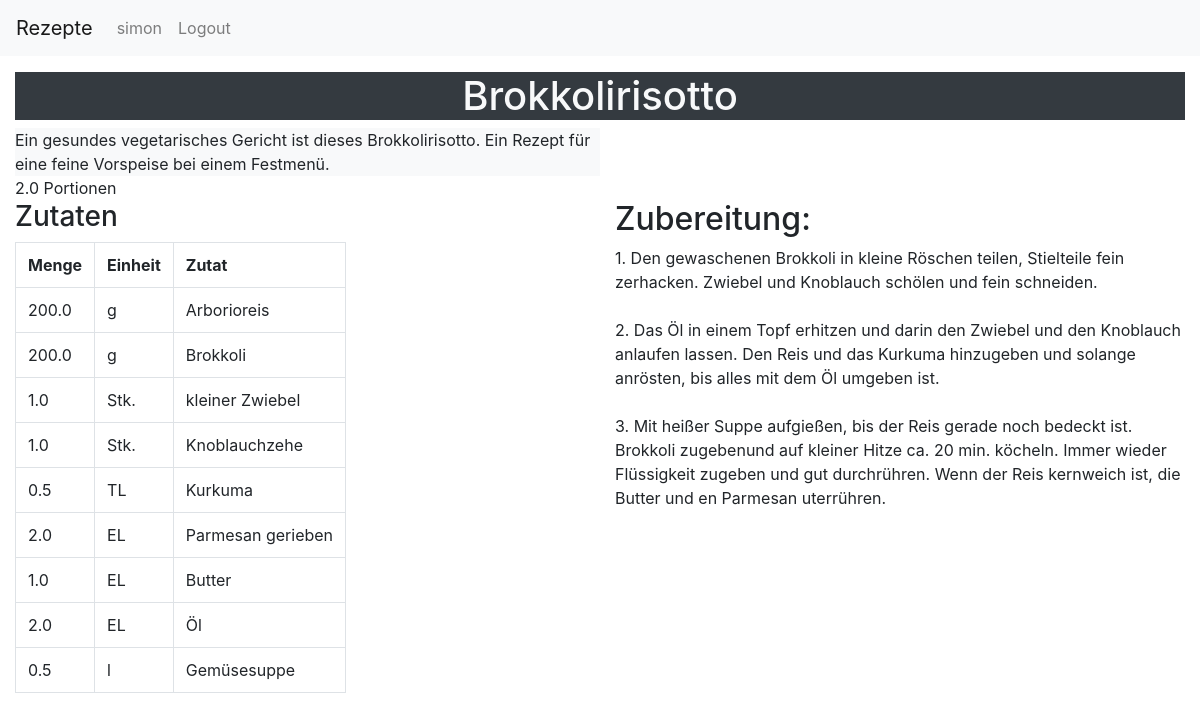
Screenshot of /u/2/r/3/ (signed in) with the database file from the repository.
### recipe/models.py (models this page shows, shortened)
class Recipe(models.Model):
    author = models.ForeignKey(settings.AUTH_USER_MODEL, on_delete=models.CASCADE, null=True)
    title = models.CharField(max_length=200, default='Title')
    recipe_text = models.TextField()
    description = models.TextField(default='')
    portions = models.FloatField(default=1)

class IngredientList(models.Model):
    recipe = models.ForeignKey(Recipe, on_delete=models.CASCADE)
    ingredient_list_title = models.CharField(max_length=100, default='Zutaten')

class Ingredient(models.Model):
    ingredientList = models.ForeignKey(IngredientList, on_delete=models.CASCADE)
    name = models.CharField(max_length=200, default='')
    amount = models.FloatField(default=0)
    unit = models.CharField(max_length=20, default='')

### recipe/views.py (the view)
# urls.py: path('<int:pk>/', views.DetailView.as_view(), name='recipe'),
class DetailView(generic.DetailView):
    model = Recipe
    template_name = 'recipe/detail.html'

### recipe/templates/recipe/detail.html
{% extends "base.html" %}
{% block content %}
<div class="bg-dark text-light text-center"><h1> {{ recipe.title }} </h1></div>
<div class="bg-light w-50">{{ recipe.description|linebreaksbr }}</div>
{{ recipe.portions }} Portionen
<div class="row">
	<div class="col-md-6">
	{% for ingredientlist in recipe.ingredientlist_set.all %}
	<h3> {{ ingredientlist.ingredient_list_title }} </h3>
		<div>
		<table style="width: auto;" class="table table-bordered">
			<tr>
				<th>Menge</th>
				<th>Einheit</th>
				<th>Zutat</th>
			<tr>
			{% for ingredient in ingredientlist.ingredient_set.all %}
				<tr>
					<td>{{ ingredient.amount }}</td>
					<td>{{ ingredient.unit }}</td>
					<td>{{ ingredient.name }}</td>
				</tr>
			{% endfor %}
		</table>
		</div>
	{% endfor %}
	</div>
	<div class="col-md-6 w-50">
		<h2> Zubereitung: </h2>
		{{ recipe.recipe_text|linebreaksbr }}
	</div>
</div>
{% endblock %}

### templates/base.html (shortened to what this page needs)
{% load static %}
<html>
<head>
	<link rel="stylesheet" href="https://maxcdn.bootstrapcdn.com/bootstrap/4.5.2/css/bootstrap.min.css">
</head>
<body>
<nav class="navbar navbar-expand-lg navbar-light bg-light">
	<a class="navbar-brand" href="{% url 'user_index:index'%}">Rezepte</a>
  <div class="collapse navbar-collapse" id="navbarSupportedContent">
    <ul class="navbar-nav mr-auto">
		{% if user.is_authenticated %}
			<li class="nav-item"><a class="nav-link" href="{% url 'user:user' user.id%}?next={{request.path}}">{{ user.get_username }}</a></li>
			<li class="nav-item"><a class="nav-link" href="{% url 'logout'%}?next={{request.path}}">Logout</a></li>
		{% else %}
			<li class="nav-item"><a class="nav-link" href="{% url 'login'%}?next={{request.path}}">Login</a></li>
		{% endif %}
    </ul>
  </div>
</nav>
	<div class="container-fluid pt-3">
    {% block content %}{% endblock %}
	</div>
</body>
</html>

### rows the page displays
Recipe: title "Brokkolirisotto", description "Ein gesundes vegetarisches Gericht ist dieses Brokkolirisotto. Ein Rezept für eine feine Vorspeise bei einem Festmenü.", portions "2.0", recipe_text "1. Den gewaschenen Brokkoli in kleine Röschen teilen, Stielteile fein zerhacken. Zwiebel und Knoblauch schölen und fein schneiden. 2. Das Öl in einem Topf erhitzen und darin den Zwiebel und den Knoblauch anlaufen lassen. Den Reis und das Kurkuma hinzugeben und solange anrösten, bis alles mit dem Öl umgeben ist. 3. Mit heißer Suppe aufgießen, bis der Reis gerade noch bedeckt ist. Brokkoli zugebenund auf kleiner Hitze ca. 20 min. köcheln. Immer wieder Flüssigkeit zugeben und gut durchrühren. Wenn der Reis kernweich ist, die Butter und en Parmesan uterrühren."
IngredientList: ingredient_list_title "Zutaten"
Ingredient: amount "200.0", unit "g", name "Arborioreis"
Ingredient: amount "200.0", unit "g", name "Brokkoli"
Ingredient: amount "1.0", unit "Stk.", name "kleiner Zwiebel"
Ingredient: amount "1.0", unit "Stk.", name "Knoblauchzehe"
Ingredient: amount "0.5", unit "TL", name "Kurkuma"
Ingredient: amount "2.0", unit "EL", name "Parmesan gerieben"
Ingredient: amount "1.0", unit "EL", name "Butter"
Ingredient: amount "2.0", unit "EL", name "Öl"
Ingredient: amount "0.5", unit "l", name "Gemüsesuppe"

### other values shown
{{ user.get_username }} "simon"
